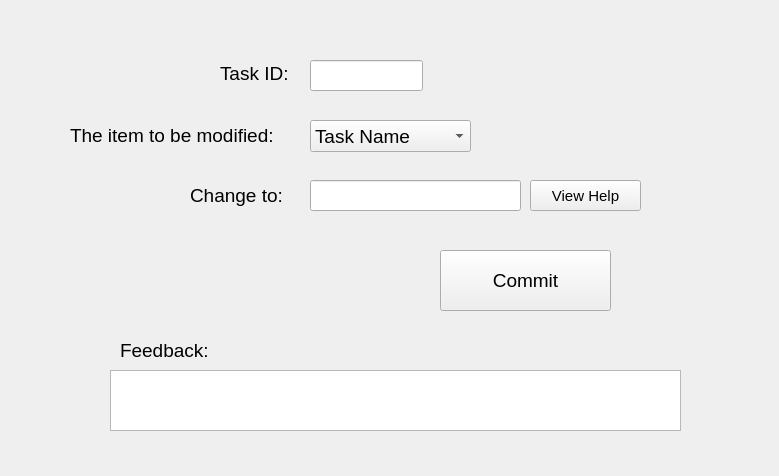
<?xml version="1.0" encoding="UTF-8"?>
<ui version="4.0">
 <class>Alttask</class>
 <widget class="QWidget" name="Alttask">
  <property name="geometry">
   <rect>
    <x>0</x>
    <y>0</y>
    <width>779</width>
    <height>476</height>
   </rect>
  </property>
  <property name="windowTitle">
   <string>Form</string>
  </property>
  <widget class="QPushButton" name="commit">
   <property name="geometry">
    <rect>
     <x>440</x>
     <y>250</y>
     <width>171</width>
     <height>61</height>
    </rect>
   </property>
   <property name="font">
    <font>
     <pointsize>14</pointsize>
    </font>
   </property>
   <property name="text">
    <string>Commit</string>
   </property>
  </widget>
  <widget class="QLabel" name="label">
   <property name="geometry">
    <rect>
     <x>220</x>
     <y>65</y>
     <width>81</width>
     <height>17</height>
    </rect>
   </property>
   <property name="font">
    <font>
     <pointsize>14</pointsize>
    </font>
   </property>
   <property name="text">
    <string>Task ID:</string>
   </property>
  </widget>
  <widget class="QLabel" name="label_2">
   <property name="geometry">
    <rect>
     <x>70</x>
     <y>125</y>
     <width>221</width>
     <height>21</height>
    </rect>
   </property>
   <property name="font">
    <font>
     <pointsize>14</pointsize>
    </font>
   </property>
   <property name="text">
    <string>The item to be modified:</string>
   </property>
  </widget>
  <widget class="QComboBox" name="item">
   <property name="geometry">
    <rect>
     <x>310</x>
     <y>120</y>
     <width>161</width>
     <height>32</height>
    </rect>
   </property>
   <property name="font">
    <font>
     <pointsize>14</pointsize>
    </font>
   </property>
   <item>
    <property name="text">
     <string>Task Name</string>
    </property>
   </item>
   <item>
    <property name="text">
     <string>Start Time</string>
    </property>
   </item>
   <item>
    <property name="text">
     <string>Priority</string>
    </property>
   </item>
   <item>
    <property name="text">
     <string>Category</string>
    </property>
   </item>
   <item>
    <property name="text">
     <string>Remind Time</string>
    </property>
   </item>
   <item>
    <property name="text">
     <string>Details</string>
    </property>
   </item>
  </widget>
  <widget class="QLabel" name="label_3">
   <property name="geometry">
    <rect>
     <x>190</x>
     <y>185</y>
     <width>101</width>
     <height>21</height>
    </rect>
   </property>
   <property name="font">
    <font>
     <pointsize>14</pointsize>
    </font>
   </property>
   <property name="text">
    <string>Change to:</string>
   </property>
  </widget>
  <widget class="QPushButton" name="help">
   <property name="geometry">
    <rect>
     <x>530</x>
     <y>180</y>
     <width>111</width>
     <height>31</height>
    </rect>
   </property>
   <property name="font">
    <font>
     <pointsize>11</pointsize>
    </font>
   </property>
   <property name="text">
    <string>View Help</string>
   </property>
  </widget>
  <widget class="QLineEdit" name="id">
   <property name="geometry">
    <rect>
     <x>310</x>
     <y>60</y>
     <width>113</width>
     <height>31</height>
    </rect>
   </property>
   <property name="font">
    <font>
     <pointsize>14</pointsize>
    </font>
   </property>
  </widget>
  <widget class="QLineEdit" name="content">
   <property name="geometry">
    <rect>
     <x>310</x>
     <y>180</y>
     <width>211</width>
     <height>31</height>
    </rect>
   </property>
   <property name="font">
    <font>
     <pointsize>14</pointsize>
    </font>
   </property>
  </widget>
  <widget class="QLabel" name="label_4">
   <property name="geometry">
    <rect>
     <x>120</x>
     <y>340</y>
     <width>101</width>
     <height>21</height>
    </rect>
   </property>
   <property name="font">
    <font>
     <pointsize>14</pointsize>
    </font>
   </property>
   <property name="text">
    <string>Feedback:</string>
   </property>
  </widget>
  <widget class="QTextBrowser" name="result">
   <property name="geometry">
    <rect>
     <x>110</x>
     <y>370</y>
     <width>571</width>
     <height>61</height>
    </rect>
   </property>
  </widget>
 </widget>
 <resources/>
 <connections/>
</ui>
